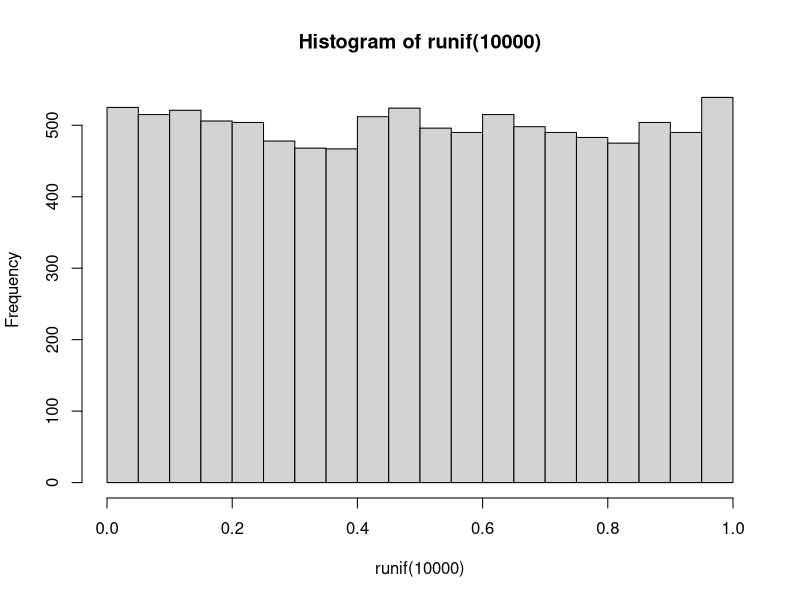
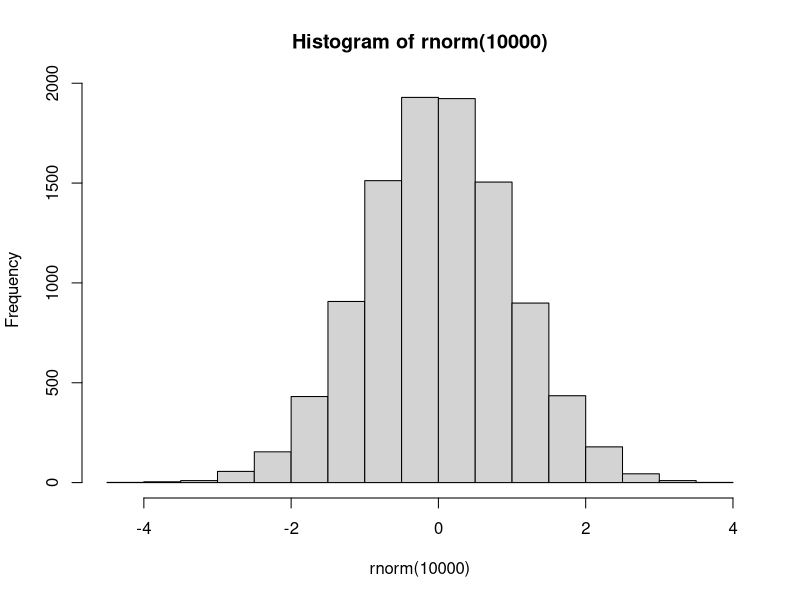
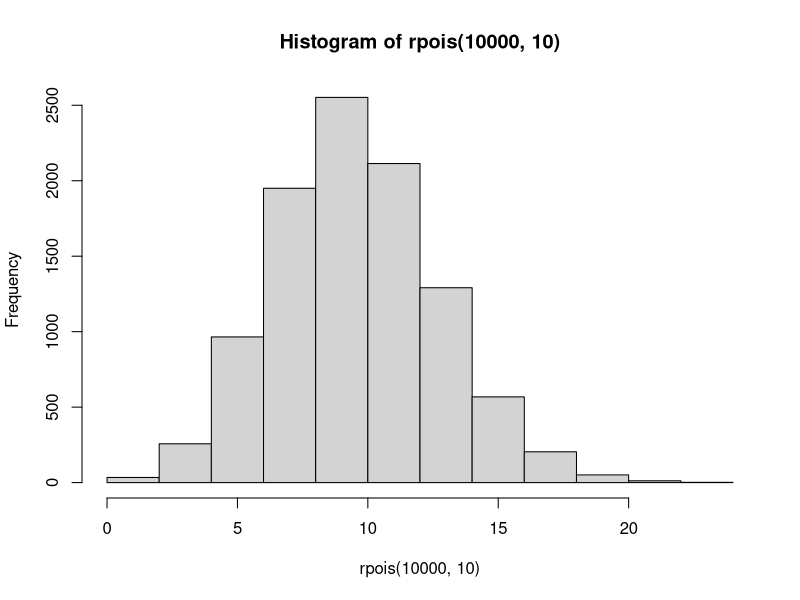
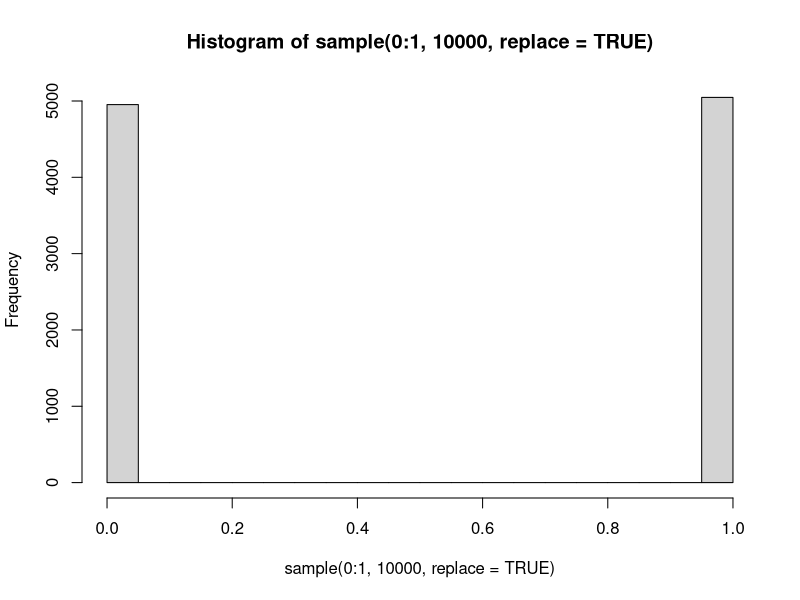
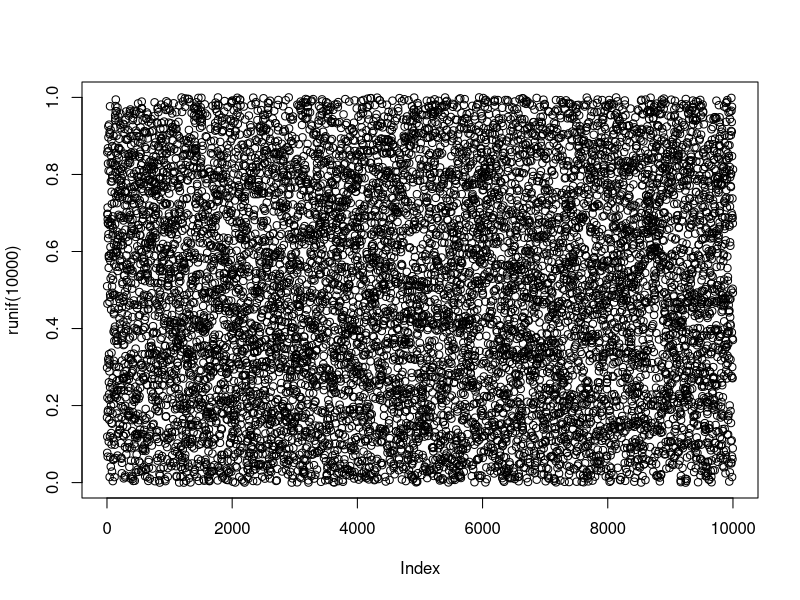
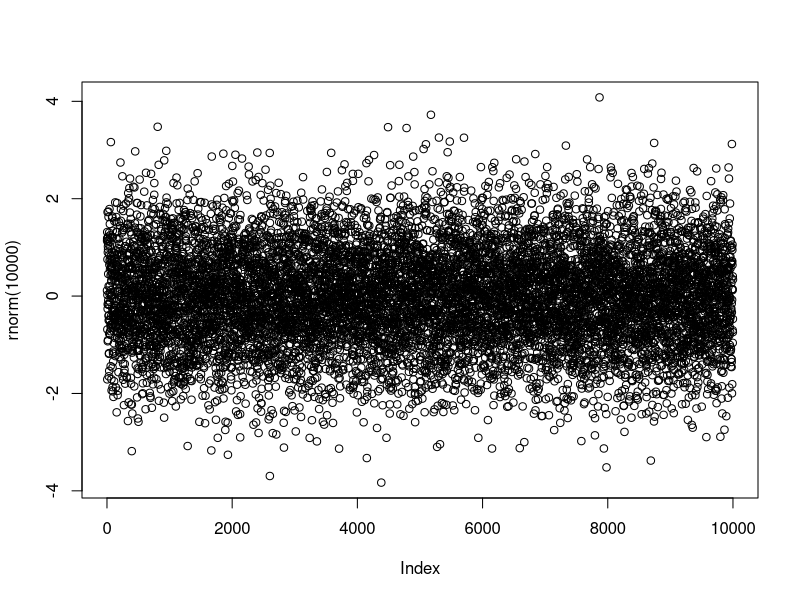
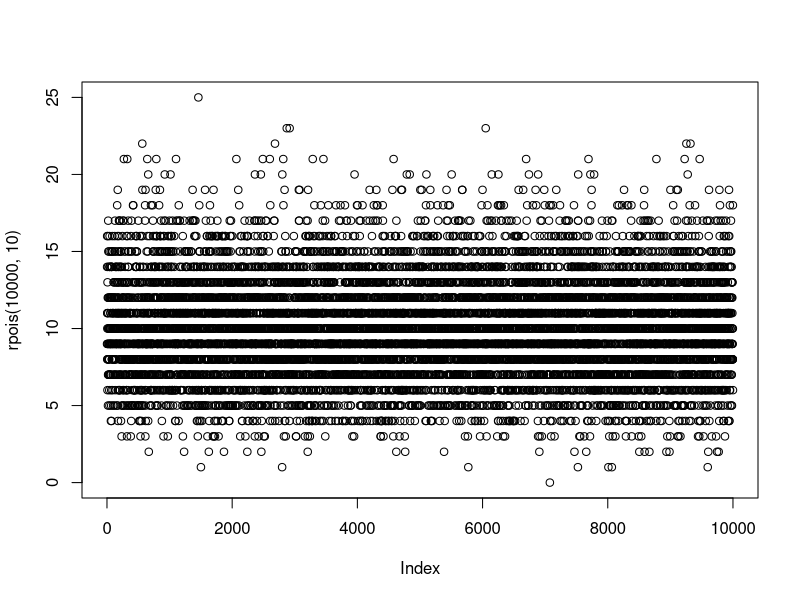
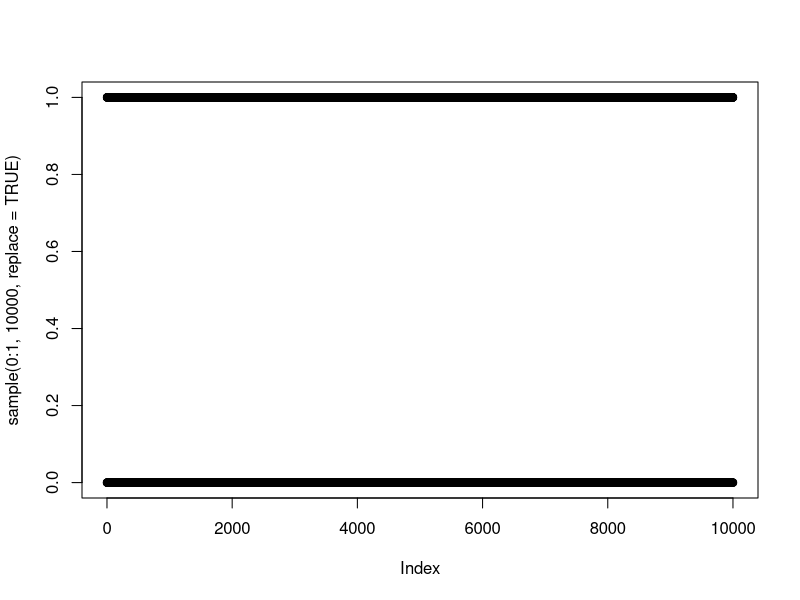

The R script that drew these images, in order:
options(scipen=1)
nosim <- 10000
n <- 100

sd(apply(matrix(rnorm(nosim * n), nosim), 1, mean))
1/sqrt(n)

sd(apply(matrix(runif(nosim * n), nosim), 1, mean))
1/sqrt(12*n)

sd(apply(matrix(rpois(nosim * n, 4), nosim), 1, mean))
2/sqrt(n)

sd(apply(matrix(sample(0:1, nosim * n, replace = TRUE), nosim), 1, mean))
1/(2*sqrt(n))


hist(runif(10000))
hist(rnorm(10000))
hist(rpois(10000,10))
hist(sample(0:1, 10000, replace = TRUE))


plot(runif(10000))
plot(rnorm(10000))
plot(rpois(10000,10))
plot(sample(0:1, 10000, replace = TRUE))
